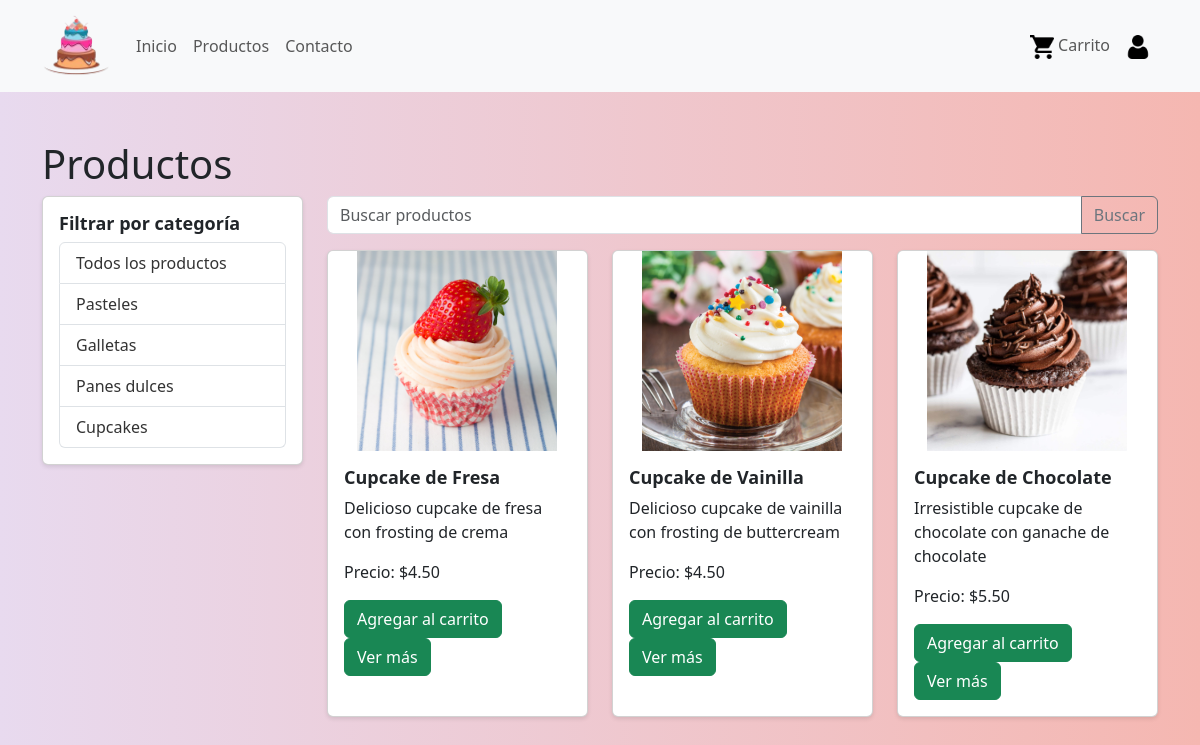
The page /productos.php?categoria=Cupcakes on the database its author committed.
### tables this page shows
CREATE TABLE `productos` (
  `id` int(11) NOT NULL,
  `nombre` varchar(255) NOT NULL,
  `descripcion` text DEFAULT NULL,
  `precio` decimal(10,2) NOT NULL,
  `categoria` varchar(100) NOT NULL,
  `cantidad` int(11) NOT NULL,
  `imagen` varchar(255) DEFAULT NULL
);

### productos.php (the view, shortened to what this page needs)
<!DOCTYPE html>
<html lang="es">
<head>
    <link href="https://cdn.jsdelivr.net/npm/bootstrap@5.3.0-alpha3/dist/css/bootstrap.min.css" rel="stylesheet">
    <link rel="stylesheet" href="styles.css">
</head>
<body>
<?php include 'header.php'; ?>
<div class="container my-5">
<div class="col-lg-3">
    <h1>Productos</h1>
</div>
<div class="row">
    <div class="col-lg-3">
    <div class="card">
        <div class="card-body">
            <h5 class="card-title">Filtrar por categoría</h5>
            <ul class="list-group">
                <li class="list-group-item"><a href="productos.php">Todos los productos</a></li>
                <li class="list-group-item"><a href="productos.php?categoria=Pasteles">Pasteles</a></li>
                <li class="list-group-item"><a href="productos.php?categoria=Galletas">Galletas</a></li>
                <li class="list-group-item"><a href="productos.php?categoria=Panes%20dulces">Panes dulces</a></li>
                <li class="list-group-item"><a href="productos.php?categoria=Cupcakes">Cupcakes</a></li>
            </ul>
        </div>
    </div>
</div>
    <div class="col-lg-9">
        <div class="input-group mb-3">
        <input type="text" class="form-control" placeholder="Buscar productos" id="searchInput">
        <button class="btn btn-outline-secondary" type="button" id="searchButton">Buscar</button>
    </div>
            <div id="productList">
                <div class="row">
                    <?php
                    include 'conexion.php';
                    $category = isset($_GET['categoria']) ? $_GET['categoria'] : '';
                    $sql = "SELECT * FROM productos";
                    if (!empty($category)) {
                        if ($category === "Panes dulces") {
                            $sql .= " WHERE categoria = 'Panes dulces'";
                        } else {
                            $sql .= " WHERE categoria = '$category'";
                        }
                    }
                    $result = $conn->query($sql);
                    if ($result->num_rows > 0) {
                        while ($row = $result->fetch_assoc()) {
                            $nombre = $row['nombre'];
                            $descripcion = $row['descripcion'];
                            $imagen = $row['imagen'];
                            $precio = $row['precio'];
                            echo '<div class="col-lg-4 mb-4">';
                            echo '<div class="card h-100">';
                            echo '<a href="producto.php?id='.$row['id'].'" class="text-decoration-none">';
                            echo '<img src="'.$imagen.'" class="card-img-top img-fluid" alt="'.$nombre.'" style="max-height: 200px; object-fit: contain;">';
                            echo '</a>';
                            echo '<div class="card-body">';
                            echo '<h5 class="card-title">'.$nombre.'</h5>';
                            echo '<p class="card-text">'.$descripcion.'</p>';
                            echo '<p class="card-text">Precio: $'.$precio.'</p>';
                            ?>
                            <form action="agregar_al_carro.php" method="POST">
                                <button class="btn btn-success" onclick="agregarAlCarrito(event, <?php echo $row['id']; ?>, '<?php echo $nombre; ?>', <?php echo $precio; ?>)">Agregar al carrito</button>
                            </form>
                            <?php
                            echo '<a href="producto.php?id='.$row['id'].'" class="btn btn-success">Ver más</a>';
                            echo '</div>';
                            echo '</div>';
                            echo '</div>';
                        }
                    } else {
                        echo 'No se encontraron productos.';
                    }
                    ?>
                </div>
            </div>
        </div>
    </div>
</div>
</body>
</html>

### styles.css (style rules this page uses)
body { background-image: linear-gradient(to right, #E8DAEF, #F5B7B1); }
.card { border: 1px solid #ccc; border-radius: 5px; box-shadow: 0 2px 4px rgba(0, 0, 0, 0.1); }
.card-body { padding: 10px; }
.card-title { font-size: 18px; font-weight: bold; margin-bottom: 10px; }
.list-group-item { border: none; padding: 8px 16px; background-color: #f8f9fa; }
.list-group-item a { text-decoration: none; color: #333; }

### rows shown on the page
productos: imagen (picture), nombre "Cupcake de Fresa", descripcion "Delicioso cupcake de fresa con frosting de crema", precio "4.50"
productos: imagen (picture), nombre "Cupcake de Vainilla", descripcion "Delicioso cupcake de vainilla con frosting de buttercream", precio "4.50"
productos: imagen (picture), nombre "Cupcake de Chocolate", descripcion "Irresistible cupcake de chocolate con ganache de chocolate", precio "5.50"
